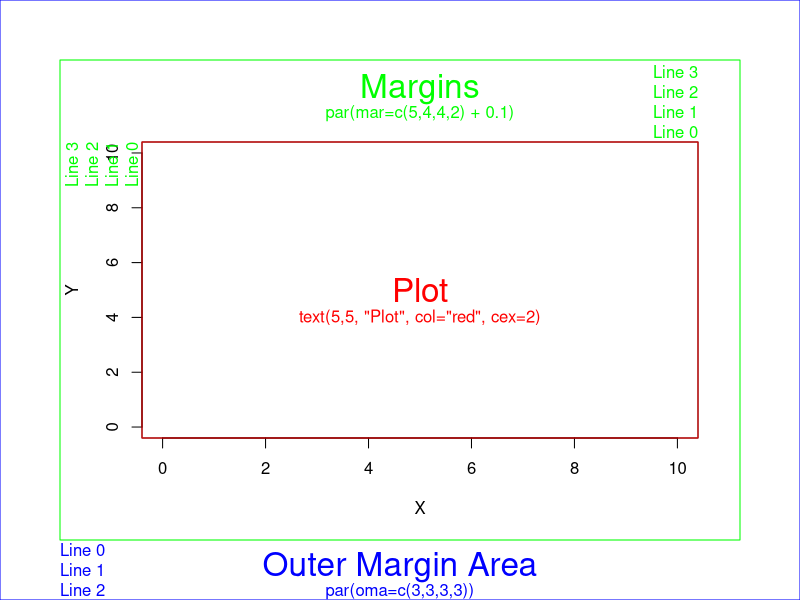

The R source for this figure:
# Title: R Margins, single figure example
# Date: 2008-02-04
# Project: CFL R graphics

rm(list = ls())  	# clear objects
graphics.off() 		# close graphics windows 

# Generate data
x = 0:10;
y = 0:10;

# Plot the data

# - Specify the layout parameters before any plotting
#   If you don't specify them before any plotting, the
#   results will be inconsistent and misaligned.
#
# - oma stands for 'Outer Margin Area', or the total margin space that is outside
#   of the standard plotting region (see graph)
#
# - The vector is ordered, the first value corresponding to the bottom. The entire
#   array is c(bottom, left, top, right)
#
# - All of the alternatives are:
#	- oma: Specify width of margins in number of lines
# 	- omi: Specify width of margins in inches
#	- omd: Specify width of margins in 'device coordinates'
#		- Device coordinates place (0,0) in the upper left and (1,1) in the
#		  lower right corner

par(oma=c(3,3,3,3))  # all sides have 3 lines of space
#par(omi=c(1,1,1,1)) # alternative, uncomment this and comment the previous line to try

# - The mar command represents the figure margins. The vector is in the same ordering of
#   the oma commands.
# 
# - The default size is c(5,4,4,2) + 0.1, (equivalent to c(5.1,4.1,4.1,2.1)). 
#
# - The axes tick marks will go in the first line of the left and bottom with the axis
#   label going in the second line.
#
# - The title will fit in the third line on the top of the graph. 
#
# - All of the alternatives are:
#	- mar: Specify the margins of the figure in number of lines
#	- mai: Specify the margins of the figure in number of inches

par(mar=c(5,4,4,2) + 0.1) 
#par(mai=c(2,1.5,1.5,.5)) # alternative, uncomment this and comment the previous line

# Plot
plot(x, y, type="n", xlab="X", ylab="Y")	# type="n" hides the points

# Place text in the plot and color everything plot-related red
text(5,5, "Plot", col="red", cex=2)
text(5,4, "text(5,5, \"Plot\", col=\"red\", cex=2)", col="red", cex=1)
box("plot", col="red")

# Place text in the margins and label the margins, all in green
mtext("Margins", side=3, line=2, cex=2, col="green")
mtext("par(mar=c(5,4,4,2) + 0.1)", side=3, line=1, cex=1, col="green")
mtext("Line 0", side=3, line=0, adj=1.0, cex=1, col="green")
mtext("Line 1", side=3, line=1, adj=1.0, cex=1, col="green")
mtext("Line 2", side=3, line=2, adj=1.0, cex=1, col="green")
mtext("Line 3", side=3, line=3, adj=1.0, cex=1, col="green")
mtext("Line 0", side=2, line=0, adj=1.0, cex=1, col="green")
mtext("Line 1", side=2, line=1, adj=1.0, cex=1, col="green")
mtext("Line 2", side=2, line=2, adj=1.0, cex=1, col="green")
mtext("Line 3", side=2, line=3, adj=1.0, cex=1, col="green")
box("figure", col="green")

# Label the outer margin area and color it blue
# Note the 'outer=TRUE' command moves us from the figure margins to the outer
# margins.
mtext("Outer Margin Area", side=1, line=1, cex=2, col="blue", outer=TRUE)
mtext("par(oma=c(3,3,3,3))", side=1, line=2, cex=1, col="blue", outer=TRUE)
mtext("Line 0", side=1, line=0, adj=0.0, cex=1, col="blue", outer=TRUE)
mtext("Line 1", side=1, line=1, adj=0.0, cex=1, col="blue", outer=TRUE)
mtext("Line 2", side=1, line=2, adj=0.0, cex=1, col="blue", outer=TRUE)
box("outer", col="blue")


# Further reading:
# http://cran.r-project.org/doc/manuals/R-intro.html#Multiple-figure-environment
